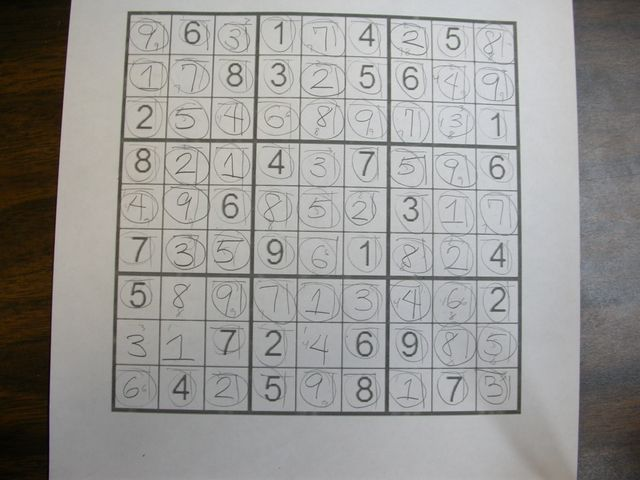
//> input picture Sudoku_6.jpg, 640 x 480 px
$ ./Sudoku_grab_HL   (built with g++ and OpenCV 4)
//> lines starting //> are read from the running program, lines starting //| are printed output that depends on the picture; after the words box and inside, x2 and y2 are one past the last pixel; in counts of white or black regions, pixels touching at a corner belong together
/*
 * Grid_Detection.cpp
 *
 *  Created on: Dec 2, 2016
 *      Author: yatin
 */

#include "opencv2/highgui/highgui.hpp"
#include "opencv2/imgproc/imgproc.hpp"
#include "opencv2/opencv.hpp"

#include "tesseract/baseapi.h"
#include "leptonica/allheaders.h"

#include <iostream>
#include <math.h>
#include <sstream>

using namespace std;
using namespace cv;

vector<Point> orderPointsByRows(vector<Point> points);
vector<Point> orderRectCorners(vector<Point> corners);
vector<Point> shiftpoints(vector<Point> points);
void getalldigits(Mat img, Mat x, int max, int clr);
void prep_digit(Mat img);
void drawLine(Vec2f line, Mat &img, Scalar rgb);
void mergeRelatedLines(vector<Vec2f> *lines, Mat &img);

int main() {
	//Read the image file
	Mat sudoku = imread("Sudoku_6.jpg",0);
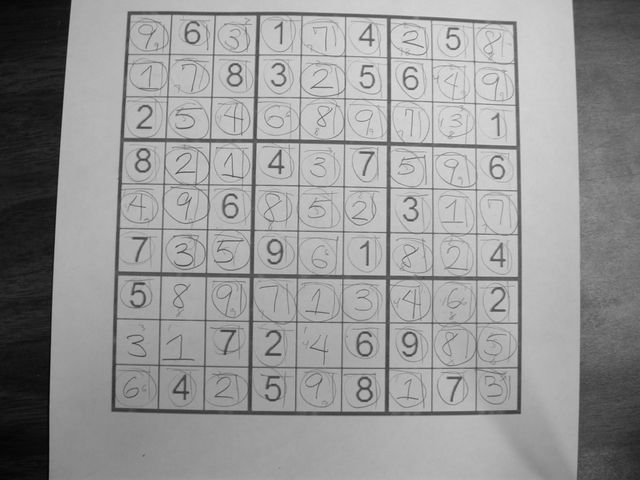
//> sudoku: 480 rows x 640 cols, CV_8UC1; min 1, max 231, mean 150

	//Create windows
	namedWindow("Sudoku", CV_WINDOW_AUTOSIZE);
	namedWindow("Gaussian", CV_WINDOW_AUTOSIZE);
	namedWindow("Outer_box", CV_WINDOW_AUTOSIZE);
	namedWindow("contour_box", CV_WINDOW_AUTOSIZE);

	//Show the original image
	imshow("Sudoku", sudoku);
	waitKey();

	//Create boxes for outer box of sudoku and blurred image
	Mat sudoku_box = Mat::zeros(sudoku.size(), sudoku.type());
	Mat gaus, med, bil;

	//Applying blurring
	GaussianBlur(sudoku, gaus, Size(11,11),0,0);
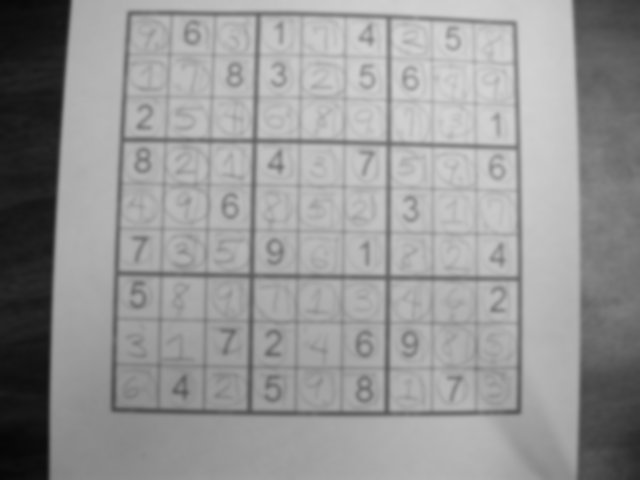
//> gaus: 480 rows x 640 cols, CV_8UC1; min 6, max 212, mean 150

	//Checking blurring
	imshow("Gaussian", gaus);
	waitKey();

	//Applying thresholding
	adaptiveThreshold(gaus, sudoku_box, 255, ADAPTIVE_THRESH_MEAN_C, THRESH_BINARY, 5, 2);
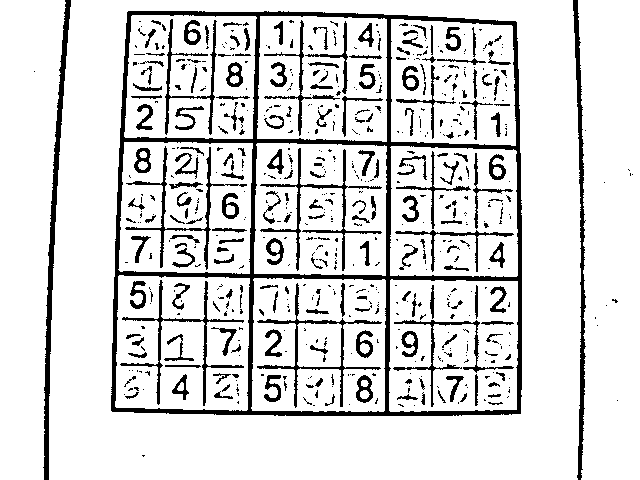
//> sudoku_box: 480 rows x 640 cols, CV_8UC1; 86% white; 640 black regions (438 under 20 px), largest, box (x1, y1, x2, y2) and area: (111, 11, 522, 416) 13555, (43, 0, 71, 480) 2423, (573, 0, 586, 480) 1981
	medianBlur(sudoku_box, sudoku_box, 3);
	bitwise_not(sudoku_box, sudoku_box);
//> sudoku_box: 480 rows x 640 cols, CV_8UC1; 13.2% white; 447 white regions (236 under 20 px), largest, box (x1, y1, x2, y2) and area: (111, 11, 522, 416) 13549, (44, 0, 71, 480) 2425, (573, 0, 586, 480) 1974
	Mat kernel = (Mat_<uchar>(3,3) << 0,1,0,1,1,1,0,1,0);
	dilate(sudoku_box, sudoku_box, kernel);
	imshow("Outer_box", sudoku_box);
	waitKey();

	//Blob Detection - Filling of all white space

	//int count=0;
	int max=-1;

	Point maxPt;

	for(int y=0;y<sudoku_box.size().height;y++) {
		uchar *row = sudoku_box.ptr(y);

		for(int x=0;x<sudoku_box.size().width;x++) {

			if(row[x]>=128) {
				int area = floodFill(sudoku_box, Point(x,y), CV_RGB(0,0,64));

				if(area>max) {
					maxPt = Point(x,y);
					max = area;
				}
			}
		}
	}
//> this loop made 480 passes
//> (maxPt, max) on passes 1 to 3: (Point(64, 0), 3385), (Point(64, 0), 3385), (Point(64, 0), 3385)
//> sudoku_box: 480 rows x 640 cols, CV_8UC1; values 0 (black) and 64 (white), 21.4% white; 361 white regions (99 under 20 px), largest, box (x1, y1, x2, y2) and area: (110, 10, 523, 417) 19700, (43, 0, 72, 480) 3385, (572, 0, 587, 480) 2934
//> after the loop, max = 19700

	//Turn biggest blob white
	floodFill(sudoku_box, maxPt, CV_RGB(0,0,255));
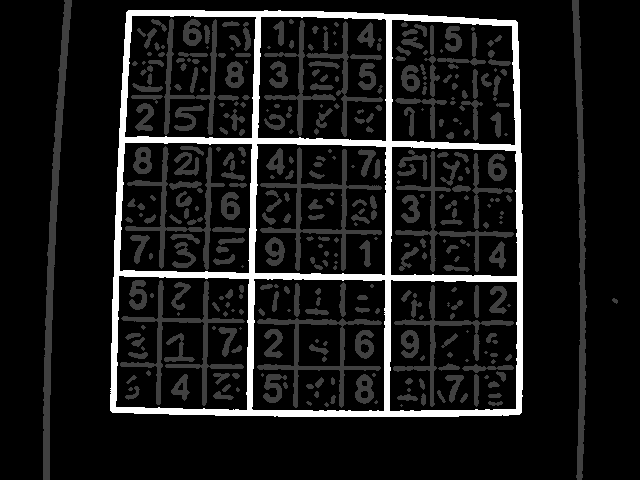
//> sudoku_box: 480 rows x 640 cols, CV_8UC1; min 0, max 255, mean 25.9

	//Turning every other blob to black
	for(int y=0;y<sudoku_box.size().height;y++) {
			uchar *row = sudoku_box.ptr(y);

			for(int x=0;x<sudoku_box.size().width;x++) {

				if(row[x]==64 && x!=maxPt.x && y!=maxPt.y) {
					floodFill(sudoku_box, Point(x,y), CV_RGB(0,0,0));
				}
			}
	}
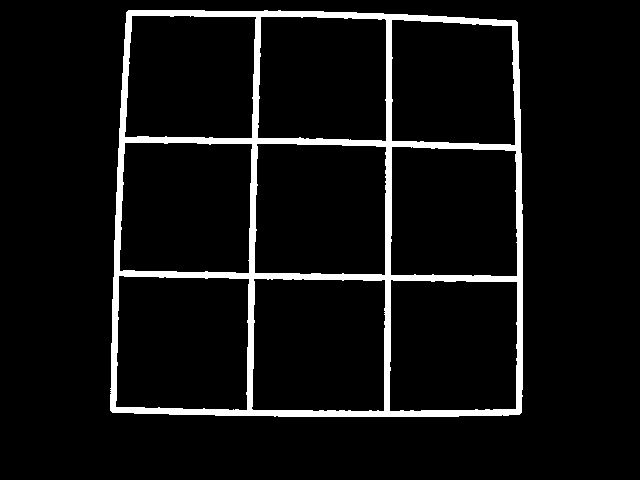
//> sudoku_box: 480 rows x 640 cols, CV_8UC1; 6.4% white; 1 white region, box (x1, y1, x2, y2) and area: (110, 10, 523, 417) 19700
	//Eroding the image as we have dilated it earlier to restore the original image
	erode(sudoku_box, sudoku_box, kernel);
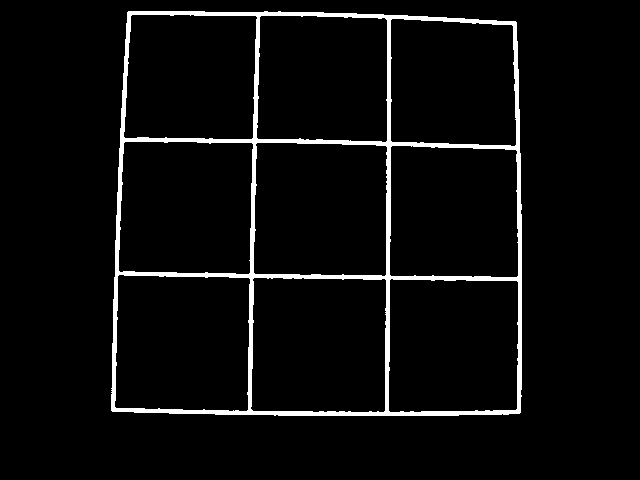
//> sudoku_box: 480 rows x 640 cols, CV_8UC1; 4.4% white; 1 white region, box (x1, y1, x2, y2) and area: (111, 11, 522, 416) 13550
	imshow("Outer_box",sudoku_box);
	waitKey();

	//Alternate method by detecting Hough Lines
	vector<Vec2f> lines;
	HoughLines(sudoku_box, lines, 1, CV_PI/180, 300);
//> lines = 16 lines (rho, theta), first 12: [270, 1.59], [257, 0.02], [387, 0], [137, 1.59], [127, 0.03], [412, 1.57], [-514, 3.12], [391, 0.02], [407, 1.59], [518, 0], [130, 0.05], [260, 0.03]
	mergeRelatedLines(&lines, sudoku_box);
//> the loop in mergeRelatedLines, `for(current=lines->begin();current!=lines->end();current++)` made 16 passes
//> (p1, theta1) on passes 1, 2, 3, 4, 5, 6, 7, 8, 10, 11, 12, 14: (270, 1.59), (257, 0.0175), (387, 0), (137, 1.59), (127, 0.0349), (412, 1.57), (-514, 3.12), (391, 0.0175), (518, 0), (130, 0.0524), (260, 0.0349), (10, 1.59)
//> lines = 16 items, first 12: [273, 1.58], [257, 0.02], [387, 0], [134, 1.6], [127, 0.03], [409.5, 1.58], [-514, 3.12], [391, 0.02], [0, -100], [518, 0], [130, 0.05], [260, 0.03]

	// Now detect the lines on extremes
	Vec2f topEdge = Vec2f(1000,1000);
	double topYIntercept=100000, topXIntercept=0;
	Vec2f bottomEdge = Vec2f(-1000,-1000);
	double bottomYIntercept=0, bottomXIntercept=0;
	Vec2f leftEdge = Vec2f(1000,1000);
	double leftXIntercept=100000, leftYIntercept=0;
	Vec2f rightEdge = Vec2f(-1000,-1000);
	double rightXIntercept=0, rightYIntercept=0;
	for(int i=0;i<lines.size();i++) {
		Vec2f current = lines[i];
		float p=current[0];
		float theta=current[1];
		if(p==0 && theta==-100)  continue;
		double xIntercept, yIntercept;
		xIntercept = p/cos(theta);
		yIntercept = p/(cos(theta)*sin(theta));
		if(theta>CV_PI*80/180 && theta<CV_PI*100/180) {
			if(p<topEdge[0])
				topEdge = current;
			if(p>bottomEdge[0])
				bottomEdge = current;
		}
		else if(theta<CV_PI*10/180 || theta>CV_PI*170/180) {
			if(xIntercept>rightXIntercept) {
				rightEdge = current;
				rightXIntercept = xIntercept;
			}
			else if(xIntercept<=leftXIntercept) {
				leftEdge = current;
				leftXIntercept = xIntercept;
			}
		}
	}
//> this loop made 16 passes
//> (p, theta, xIntercept, yIntercept, rightXIntercept) on passes 2, 3, 7, 10: (257, 0.0175, 257, 14728, 257), (387, 0, 387, inf, 387), (-514, 3.12, 514.1, 29455.9, 514.1), (518, 0, 518, inf, 518)
//> (p, theta, xIntercept, yIntercept, leftXIntercept) on pass 5: (127, 0.0349, 127.1, 3641.2, 127.1)
//> after the loop, rightXIntercept = 518; leftXIntercept = 127.1
	drawLine(topEdge, sudoku_box, CV_RGB(0,0,255));
	drawLine(bottomEdge, sudoku_box, CV_RGB(0,0,255));
	drawLine(leftEdge, sudoku_box, CV_RGB(0,0,255));
	drawLine(rightEdge, sudoku_box, CV_RGB(0,0,255));

	//for(unsigned int i=0;i<lines.size();i++) {
	//	drawLine(lines[i], sudoku_box, CV_RGB(0,0,128));
	//}
	imshow("Outer_box",sudoku_box);

	// [46 lines of commented-out code are left out]
	waitKey();
	destroyAllWindows();

	return 0;
}

// [154 lines left out: functions orderRectCorners, orderPointsByRows, shiftpoints, getalldigits, prep_digit, not called in this run]

void drawLine(Vec2f line, Mat &img, Scalar rgb) {
//> called with line = [7, 1.6], rgb = Scalar(255)
	if(line[1]!=0) {
		float m = -1/tan(line[1]);
//> m = 0.0262
		float c = line[0]/sin(line[1]);
//> c = 7
		cv::line(img, Point(0, c), Point(img.size().width, m*img.size().width+c), rgb);
//> in drawLine (call 3), `cv::line(img, Point(0, c), Point(img.size().width, m*img.size().width+..`: img: 480 rows x 640 cols, CV_8UC1; 4.6% white; 1 white region, box (x1, y1, x2, y2) and area: (0, 0, 640, 480) 14181
//> call 4 of drawLine, with line = [518, 0], rgb = Scalar(255)
//> in drawLine (call 4), `cv::line(img, Point(line[0], 0), Point(line[0], img.size().height), rg..`:
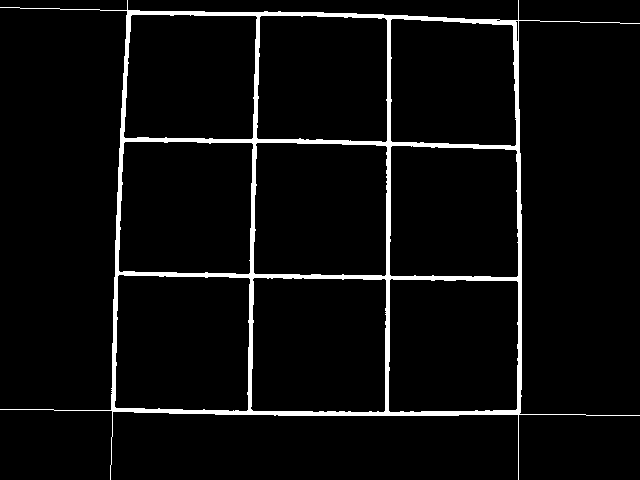
//> img: 480 rows x 640 cols, CV_8UC1; 4.7% white; 1 white region, box (x1, y1, x2, y2) and area: (0, 0, 640, 480) 14314
	}
	else {
		cv::line(img, Point(line[0], 0), Point(line[0], img.size().height), rgb);
	}
}

void mergeRelatedLines(vector<Vec2f> *lines, Mat &img) {
	vector<Vec2f>::iterator current;
	for(current=lines->begin();current!=lines->end();current++) {
		if((*current)[0]==0 && (*current)[1]==-100) continue;
		float p1 = (*current)[0];
		float theta1 = (*current)[1];
		Point pt1current, pt2current;
		if(theta1>CV_PI*45/180 && theta1<CV_PI*135/180) {
			pt1current.x=0;
			pt1current.y = p1/sin(theta1);
			pt2current.x=img.size().width;
			pt2current.y=-pt2current.x/tan(theta1) + p1/sin(theta1);
		}
		else {
			pt1current.y=0;
			pt1current.x=p1/cos(theta1);
			pt2current.y=img.size().height;
			pt2current.x=-pt2current.y/tan(theta1) + p1/cos(theta1);
		}
		vector<Vec2f>::iterator pos;
		for(pos=lines->begin(); pos!=lines->end(); pos++) {
			if(*current==*pos) continue;
			if(fabs((*pos)[0]-(*current)[0])<30 && fabs((*pos)[1]-(*current)[1])<CV_PI*10/180) {
				float p = (*pos)[0];
				float theta = (*pos)[1];
				Point pt1, pt2;
				if((*pos)[1]>CV_PI*45/180 && (*pos)[1]<CV_PI*135/180) {
					pt1.x=0;
					pt1.y = p/sin(theta);
					pt2.x=img.size().width;
					pt2.y=-pt2.x/tan(theta) + p/sin(theta);
				}
				else {
					pt1.y=0;
					pt1.x=p/cos(theta);
					pt2.y=img.size().height;
					pt2.x=-pt2.y/tan(theta) + p/cos(theta);
				}
				if(((double)(pt1.x-pt1current.x)*(pt1.x-pt1current.x) + (pt1.y-pt1current.y)*(pt1.y-pt1current.y)<64*64) && ((double)(pt2.x-pt2current.x)*(pt2.x-pt2current.x) + (pt2.y-pt2current.y)*(pt2.y-pt2current.y)<64*64)) {
					// Merge the two
					(*current)[0] = ((*current)[0]+(*pos)[0])/2;
					(*current)[1] = ((*current)[1]+(*pos)[1])/2;
					(*pos)[0]=0;
					(*pos)[1]=-100;
				}
			}
		}
	}
}

$ run again, with Sudoku_1.jpg copied over Sudoku_6.jpg
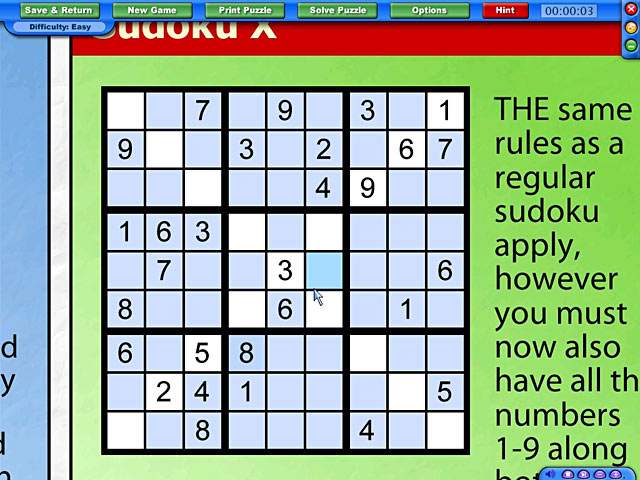
//> input picture Sudoku_1.jpg, 640 x 480 px
//> `adaptiveThreshold(gaus, sudoku_box, 255, ADAPTIVE_THRESH_MEAN_C, THRES..`:
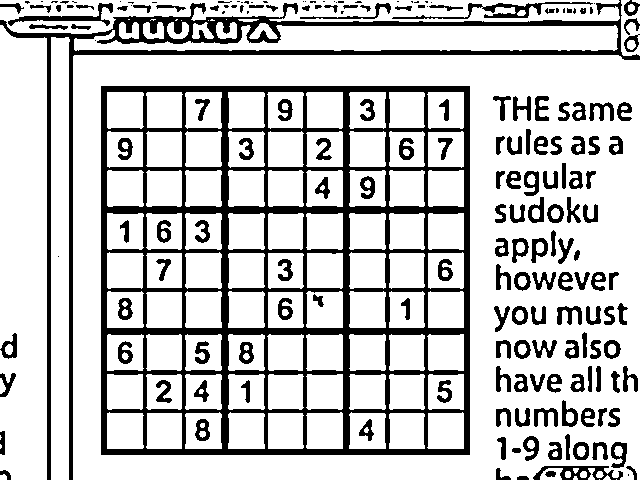
//> sudoku_box: 480 rows x 640 cols, CV_8UC1; 77.8% white; 193 black regions (42 under 20 px), largest, box (x1, y1, x2, y2) and area: (101, 86, 470, 455) 34294, (0, 0, 640, 480) 11453, (392, 2, 593, 19) 783
//> after the loop `for(int y=0;y<sudoku_box.size().height;y++)`: maxPt = Point(102, 85); max = 47065
//> `HoughLines(sudoku_box, lines, 1, CV_PI/180, 300);`: lines = 36 lines (rho, theta), first 12: [102, 0], [144, 0], [182, 0], [222, 0], [265, 0], [304, 0], [343, 0], [386, 0], [425, 0], [464, 0], [87, 1.57], [129, 1.57]
//> the loop in mergeRelatedLines, `for(current=lines->begin();current!=lines->end();current++)` made 36 passes
//> `mergeRelatedLines(&lines, sudoku_box);`: lines = 36 items, first 12: [102, 0], [144, 0], [182, 0], [222, 0], [265, 0], [304, 0], [343, 0], [386, 0], [425, 0], [464, 0], [89.75, 1.57], [129, 1.57]
//> the loop `for(int i=0;i<lines.size();i++)` made 36 passes
//> (p, theta, xIntercept, yIntercept, rightXIntercept) on passes 1 to 8: (102, 0, 102, inf, 102), (144, 0, 144, inf, 144), (182, 0, 182, inf, 182), (222, 0, 222, inf, 222), (265, 0, 265, inf, 265), (304, 0, 304, inf, 304), (343, 0, 343, inf, 343), (386, 0, 386, inf, 386)
//> after the loop `for(int i=0;i<lines.size();i++)`: rightXIntercept = 471.1; leftXIntercept = 99.02
//> m = -0.00436
//> c = 89.75
//> m = -57.29
//> c = 26987.7
//> in drawLine (call 4), `cv::line(img, Point(0, c), Point(img.size().width, m*img.size().width+..`:
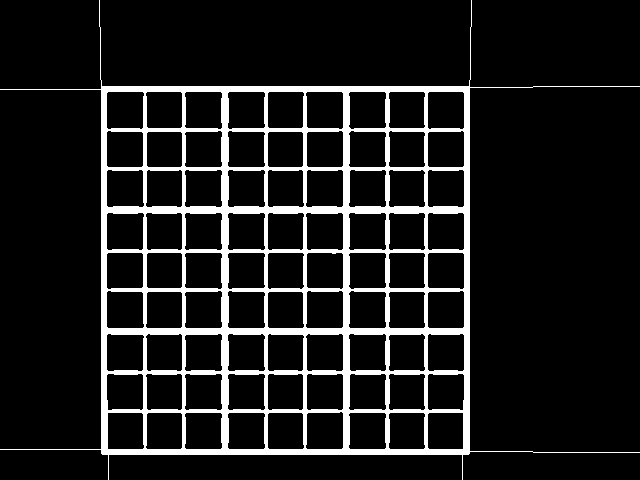
//> img: 480 rows x 640 cols, CV_8UC1; 11.5% white; 1 white region, box (x1, y1, x2, y2) and area: (0, 0, 640, 480) 35352

$ run again, with Sudoku_3.jpg copied over Sudoku_6.jpg
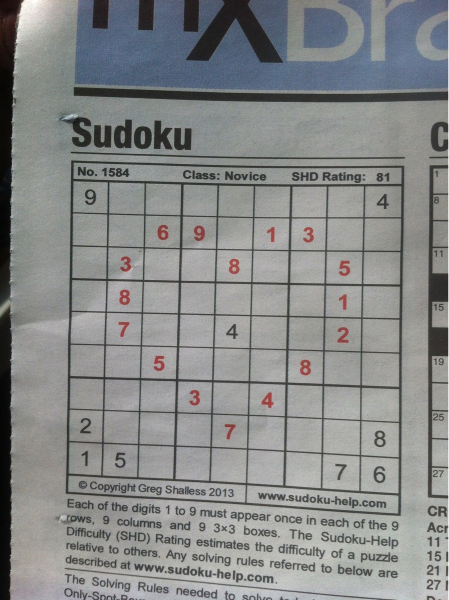
//> input picture Sudoku_3.jpg, 897 x 1200 px (shown at 1/2 size)
//> after the loop `for(int y=0;y<sudoku_box.size().height;y++)`: maxPt = Point(143, 320); max = 85924
//> `HoughLines(sudoku_box, lines, 1, CV_PI/180, 300);`: lines = 55 lines (rho, theta), first 12: [972, 1.64], [747, 1.61], [150, 0.02], [556, 1.59], [490, 1.59], [359, 1.59], [735, 0.02], [660, 0.02], [587, 0.02], [622, 1.59], [872, 1.62], [813, 0.02]
//> the loop in mergeRelatedLines, `for(current=lines->begin();current!=lines->end();current++)` made 55 passes
//> (p1, theta1) on passes 1 to 8: (972, 1.64), (747, 1.61), (150, 0.0175), (556, 1.59), (490, 1.59), (359, 1.59), (735, 0.0175), (660, 0.0175)
//> `mergeRelatedLines(&lines, sudoku_box);`: lines = 55 items, first 12: [0, -100], [742.8, 1.61], [150, 0.02], [553, 1.6], [494, 1.58], [358.5, 1.59], [735, 0.02], [660, 0.02], [587, 0.02], [615, 1.6], [867.8, 1.63], [813, 0.02]
//> the loop `for(int i=0;i<lines.size();i++)` made 55 passes
//> (p, theta, xIntercept, yIntercept, leftXIntercept) on passes 8, 9, 13, 15, 49: (660, 0.0175, 660.1, 37822.9, 660.1), (587, 0.0175, 587.1, 33639.5, 587.1), (379, 0.0349, 379.2, 10866.4, 379.2), (222, 0.0175, 222, 12722.2, 222), (139, 0, 139, inf, 139)
//> after the loop `for(int i=0;i<lines.size();i++)`: rightXIntercept = 813.1; leftXIntercept = 139
//> m = 0.0218
//> c = 321.6
//> m = -57.29
//> c = 46583.8
//> in drawLine (call 4), `cv::line(img, Point(0, c), Point(img.size().width, m*img.size().width+..`:
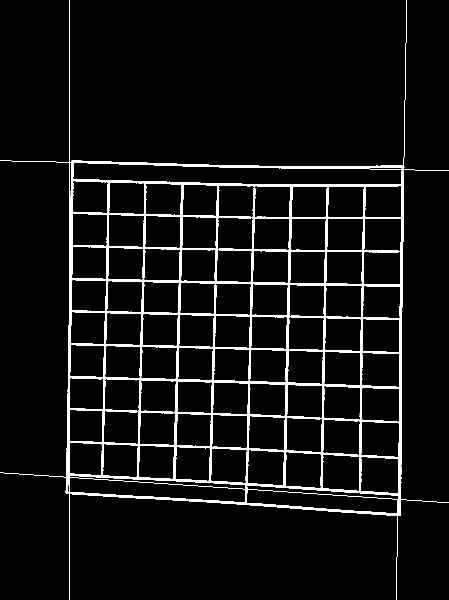
//> img: 1200 rows x 897 cols, CV_8UC1 (shown at 1/2 size); 5.8% white; 1 white region, box (x1, y1, x2, y2) and area: (0, 0, 897, 1200) 62235
